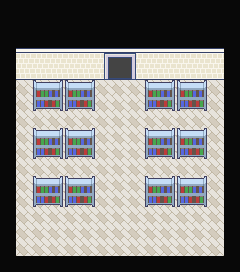

Rendered tile map (Tiled .tmx) drawn with the repository's tilesets; below, a short description and the map source with its tile grids summarised:
An orthogonal 15x17 tile map with 16x16 px tiles, 6 tile layers (Walkable, Other, Other, Collisions, ...), 6 tilesets and 2 objects (door, bot).

<map version="1.0" orientation="orthogonal" width="15" height="17" tilewidth="16" tileheight="16">
 <tileset firstgid="1" source="../../../tileset/inside-terra.tsx" />
 <tileset firstgid="1025" source="../../../tileset/invisible.tsx" />
 <tileset firstgid="1041" source="../../../tileset/inside-decoration.tsx" />
 <tileset firstgid="2065" source="../../../tileset/inside-mobilier.tsx" />
 <tileset firstgid="3089" source="../../../tileset/animation.tsx" />
 <tileset firstgid="4113" source="../../../tileset/terra.tsx" />
 <layer name="Walkable" width="15" height="17">
  <data>[255 cells, 255 non-empty, 2 distinct tile ids]</data>
 </layer>
 <layer name="Other" width="15" height="17">
  <data>[255 cells, 0 non-empty, 0 distinct tile ids]</data>
 </layer>
 <layer name="Other" width="15" height="17">
  <data>[255 cells, 0 non-empty, 0 distinct tile ids]</data>
 </layer>
 <layer name="Collisions" width="15" height="17">
  <data>[255 cells, 136 non-empty, 5 distinct tile ids]</data>
 </layer>
 <layer name="WalkBehind" width="15" height="17">
  <data>[255 cells, 30 non-empty, 8 distinct tile ids]</data>
 </layer>
 <layer name="other" width="15" height="17">
  <data>[255 cells, 48 non-empty, 4 distinct tile ids]</data>
 </layer>
 <objectgroup name="Moving" width="15" height="17">
  <object name="door" type="door" gid="1027" x="112" y="80">
   <properties>
    <property name="map" value="tournaments" />
    <property name="x" value="7" />
    <property name="y" value="15" />
   </properties>
  </object>
 </objectgroup>
 <objectgroup name="Object" width="15" height="17">
  <object name="bot" type="bot" gid="1027" x="112" y="128">
   <properties>
    <property name="file" value="../../../bots-fights" />
    <property name="id" value="7146" />
    <property name="lookAt" value="bottom" />
    <property name="skin" value="nokomis" />
   </properties>
  </object>
 </objectgroup>
</map>
